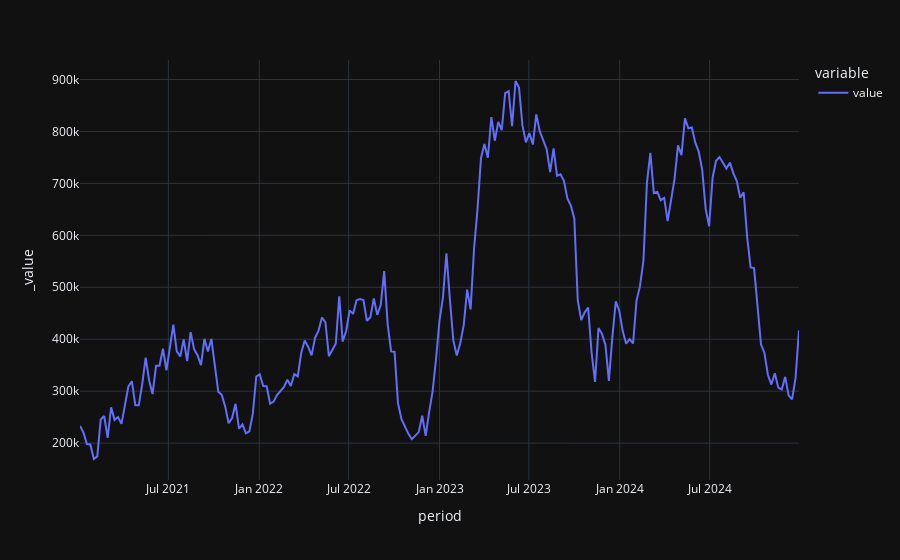

The cell this chart's notebook holds for it:
### Code cell
x.plot()

### Figure 1 — Plotly figure (JSON) as saved in the notebook; plotly's stock layout.template omitted (floating-point values rounded to 4 significant figures; data arrays with more than 128 entries replaced by an {"elided": "..."} marker saying what was removed)
{"data": [{"hovertemplate": "variable=value<br>period=%{x}<br>_value=%{y}<extra></extra>", "legendgroup": "value", "line": {"color": "#636efa", "dash": "solid"}, "marker": {"symbol": "circle"}, "mode": "lines", "name": "value", "orientation": "v", "showlegend": true, "type": "scatter", "x": {"elided": "209 str values"}, "xaxis": "x", "y": {"elided": "209 int values"}, "yaxis": "y"}], "layout": {"legend": {"title": {"text": "variable"}, "tracegroupgap": 0}, "margin": {"t": 60}, "xaxis": {"anchor": "y", "domain": [0, 1], "title": {"text": "period"}}, "yaxis": {"anchor": "x", "domain": [0, 1], "title": {"text": "_value"}}}}
